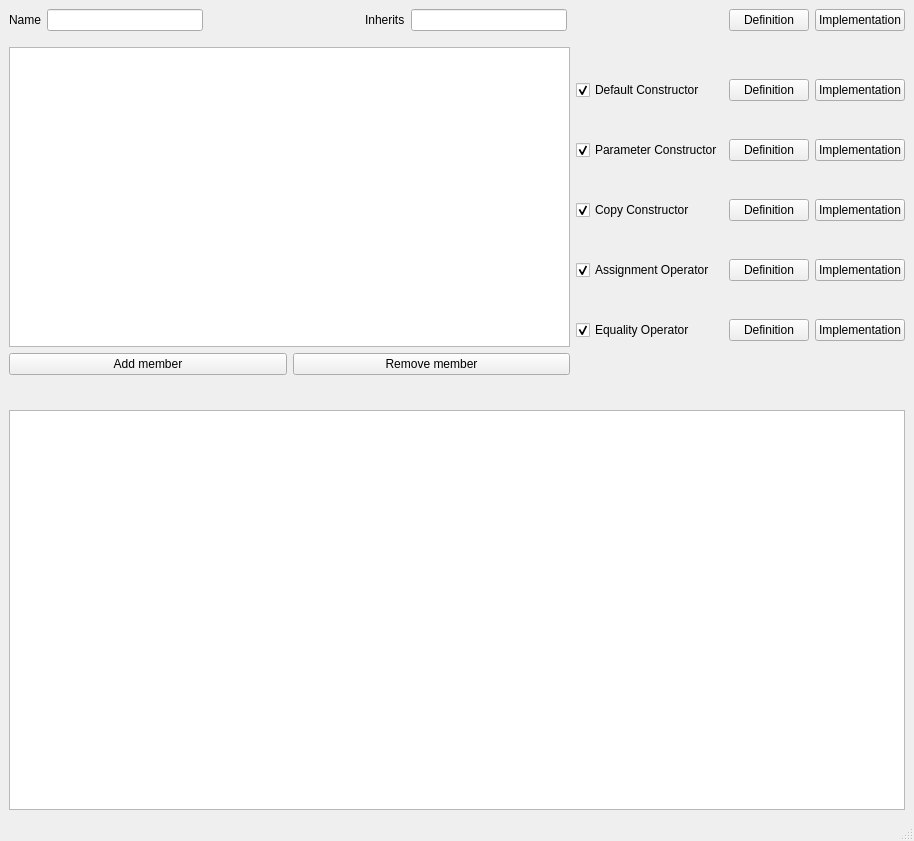
<?xml version="1.0" encoding="UTF-8"?>
<ui version="4.0">
 <class>classMaker</class>
 <widget class="QMainWindow" name="classMaker">
  <property name="windowModality">
   <enum>Qt::NonModal</enum>
  </property>
  <property name="geometry">
   <rect>
    <x>0</x>
    <y>0</y>
    <width>909</width>
    <height>841</height>
   </rect>
  </property>
  <property name="windowTitle">
   <string>Class Maker</string>
  </property>
  <widget class="QWidget" name="centralwidget">
   <layout class="QVBoxLayout" name="verticalLayout_2">
    <item>
     <layout class="QHBoxLayout" name="horizontalLayout">
      <item>
       <widget class="QLabel" name="label_2">
        <property name="text">
         <string>Name</string>
        </property>
       </widget>
      </item>
      <item>
       <widget class="QLineEdit" name="classNameEdit"/>
      </item>
      <item>
       <spacer name="horizontalSpacer">
        <property name="orientation">
         <enum>Qt::Horizontal</enum>
        </property>
        <property name="sizeHint" stdset="0">
         <size>
          <width>40</width>
          <height>20</height>
         </size>
        </property>
       </spacer>
      </item>
      <item>
       <widget class="QLabel" name="label">
        <property name="text">
         <string>Inherits</string>
        </property>
       </widget>
      </item>
      <item>
       <widget class="QLineEdit" name="inheritsEdit"/>
      </item>
      <item>
       <spacer name="horizontalSpacer_2">
        <property name="orientation">
         <enum>Qt::Horizontal</enum>
        </property>
        <property name="sizeHint" stdset="0">
         <size>
          <width>40</width>
          <height>20</height>
         </size>
        </property>
       </spacer>
      </item>
      <item>
       <widget class="QPushButton" name="genDefPb">
        <property name="text">
         <string>Definition</string>
        </property>
       </widget>
      </item>
      <item>
       <widget class="QPushButton" name="genImplPb">
        <property name="text">
         <string>Implementation</string>
        </property>
       </widget>
      </item>
     </layout>
    </item>
    <item>
     <spacer name="verticalSpacer">
      <property name="orientation">
       <enum>Qt::Vertical</enum>
      </property>
      <property name="sizeHint" stdset="0">
       <size>
        <width>896</width>
        <height>64</height>
       </size>
      </property>
     </spacer>
    </item>
    <item>
     <layout class="QHBoxLayout" name="horizontalLayout_3">
      <item>
       <layout class="QVBoxLayout" name="verticalLayout">
        <item>
         <widget class="QTableView" name="memberView">
          <property name="minimumSize">
           <size>
            <width>500</width>
            <height>300</height>
           </size>
          </property>
          <property name="alternatingRowColors">
           <bool>false</bool>
          </property>
         </widget>
        </item>
        <item>
         <layout class="QHBoxLayout" name="horizontalLayout_2">
          <item>
           <widget class="QPushButton" name="addRowPb">
            <property name="text">
             <string>Add member</string>
            </property>
           </widget>
          </item>
          <item>
           <widget class="QPushButton" name="removeRowPb">
            <property name="text">
             <string>Remove member</string>
            </property>
           </widget>
          </item>
         </layout>
        </item>
       </layout>
      </item>
      <item>
       <layout class="QGridLayout" name="gridLayout">
        <item row="1" column="2">
         <widget class="QPushButton" name="paramConPbImpl">
          <property name="text">
           <string>Implementation</string>
          </property>
         </widget>
        </item>
        <item row="3" column="1">
         <widget class="QPushButton" name="assOpPbDef">
          <property name="text">
           <string>Definition</string>
          </property>
         </widget>
        </item>
        <item row="4" column="0">
         <widget class="QCheckBox" name="eqOpCb">
          <property name="text">
           <string>Equality Operator</string>
          </property>
          <property name="checked">
           <bool>true</bool>
          </property>
         </widget>
        </item>
        <item row="0" column="0">
         <widget class="QCheckBox" name="defConCb">
          <property name="text">
           <string>Default Constructor</string>
          </property>
          <property name="checked">
           <bool>true</bool>
          </property>
         </widget>
        </item>
        <item row="2" column="0">
         <widget class="QCheckBox" name="copyConCb">
          <property name="text">
           <string>Copy Constructor</string>
          </property>
          <property name="checked">
           <bool>true</bool>
          </property>
         </widget>
        </item>
        <item row="3" column="0">
         <widget class="QCheckBox" name="assOpCb">
          <property name="text">
           <string>Assignment Operator</string>
          </property>
          <property name="checked">
           <bool>true</bool>
          </property>
         </widget>
        </item>
        <item row="2" column="1">
         <widget class="QPushButton" name="copyConPbDef">
          <property name="text">
           <string>Definition</string>
          </property>
         </widget>
        </item>
        <item row="4" column="2">
         <widget class="QPushButton" name="eqOpPbImpl">
          <property name="text">
           <string>Implementation</string>
          </property>
         </widget>
        </item>
        <item row="0" column="2">
         <widget class="QPushButton" name="defConPbImpl">
          <property name="text">
           <string>Implementation</string>
          </property>
         </widget>
        </item>
        <item row="1" column="1">
         <widget class="QPushButton" name="paramConPbDef">
          <property name="text">
           <string>Definition</string>
          </property>
         </widget>
        </item>
        <item row="2" column="2">
         <widget class="QPushButton" name="copyConPbImpl">
          <property name="text">
           <string>Implementation</string>
          </property>
         </widget>
        </item>
        <item row="0" column="1">
         <widget class="QPushButton" name="defConPbDef">
          <property name="text">
           <string>Definition</string>
          </property>
         </widget>
        </item>
        <item row="1" column="0">
         <widget class="QCheckBox" name="paramConCb">
          <property name="text">
           <string>Parameter Constructor</string>
          </property>
          <property name="checked">
           <bool>true</bool>
          </property>
         </widget>
        </item>
        <item row="4" column="1">
         <widget class="QPushButton" name="eqOpPbDef">
          <property name="text">
           <string>Definition</string>
          </property>
         </widget>
        </item>
        <item row="3" column="2">
         <widget class="QPushButton" name="assOpPbImpl">
          <property name="text">
           <string>Implementation</string>
          </property>
         </widget>
        </item>
       </layout>
      </item>
     </layout>
    </item>
    <item>
     <spacer name="horizontalSpacer_3">
      <property name="orientation">
       <enum>Qt::Horizontal</enum>
      </property>
      <property name="sizeHint" stdset="0">
       <size>
        <width>898</width>
        <height>20</height>
       </size>
      </property>
     </spacer>
    </item>
    <item>
     <spacer name="verticalSpacer_2">
      <property name="orientation">
       <enum>Qt::Vertical</enum>
      </property>
      <property name="sizeHint" stdset="0">
       <size>
        <width>896</width>
        <height>63</height>
       </size>
      </property>
     </spacer>
    </item>
    <item>
     <widget class="QPlainTextEdit" name="genOutputText">
      <property name="minimumSize">
       <size>
        <width>0</width>
        <height>400</height>
       </size>
      </property>
      <property name="lineWrapMode">
       <enum>QPlainTextEdit::NoWrap</enum>
      </property>
      <property name="readOnly">
       <bool>true</bool>
      </property>
     </widget>
    </item>
   </layout>
  </widget>
  <widget class="QMenuBar" name="menubar">
   <property name="geometry">
    <rect>
     <x>0</x>
     <y>0</y>
     <width>909</width>
     <height>19</height>
    </rect>
   </property>
  </widget>
  <widget class="QStatusBar" name="statusbar"/>
 </widget>
 <resources/>
 <connections/>
</ui>
